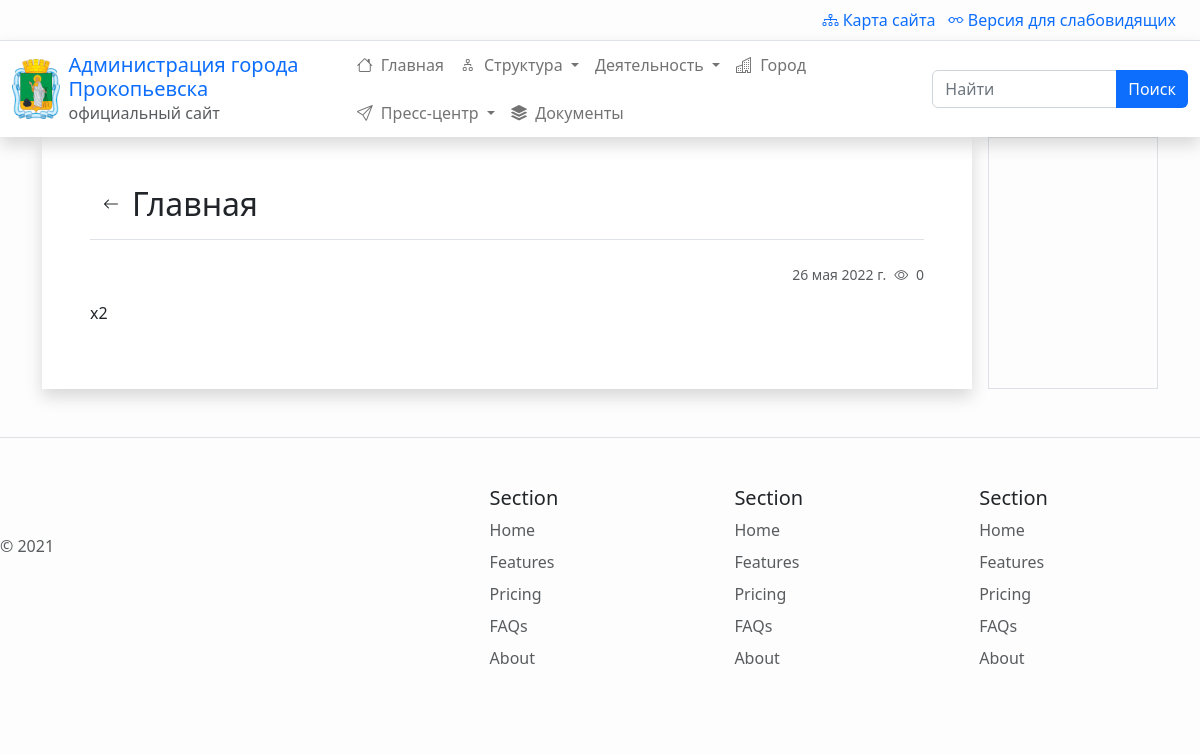
/home/, run on the app's committed database.
### menus/models.py (models this page shows, shortened)
class Menu(models.Model):
    title = models.CharField(max_length=100, verbose_name="Название")
    alias = models.SlugField(blank=True, unique=True,
                             max_length=100, help_text="Краткое название транслитом через тире (пример: 'kratkoe-nazvanie-translitom'). Чем короче тем лучше. Для автоматического заполнения - оставьте пустым.")
    parent = models.ForeignKey(
        'Menu', on_delete=models.CASCADE, blank=True, null=True, verbose_name="Родитель")
    order = models.PositiveSmallIntegerField(default=0, blank=True, null=True)
    level = models.PositiveSmallIntegerField(default=1, blank=True, null=True)
    url = models.CharField(max_length=1000, default='', blank=True, null=True)
    is_published = models.BooleanField(default=True, verbose_name="Опубликовано")
    is_fixed = models.BooleanField(default=False, verbose_name="Зафиксировать дочерние пункты меню?",
                                   help_text="Если отмечено - дочерние пункты меню не будут раскрываться, если не отмечено -  будут.")
    icon = models.CharField(max_length=32, default="", blank=True, verbose_name="Иконка", help_text="Необязательно. Названия брать <a href='https://icons.getbootstrap.com/' target='_blank'>отсюда.</a>")
    short_description = models.CharField(max_length=100, blank=True,
        verbose_name="Краткое описание", help_text="Краткое описание содержимого меню")
    description = RichTextUploadingField(verbose_name="Описание", blank=True)
    debug_info = models.TextField(default="", blank=True, null=True)
    def get_subitems(parent=None, maxlevel=None):
        if parent:
            if maxlevel:
                if parent.level >= maxlevel:
                    return None
            items = Menu.objects.filter(parent_id=parent.id, is_published=True)
        else:
            items = Menu.objects.filter(level=1, is_published=True)
        if len(items) == 0:
            return None
        result = []
        for item in items:
            result.append(
                {
                    'item': item,
                    'url': item.url,
                    'subitems': item.get_subitems(maxlevel=maxlevel)
                }
            )
        return result
    class Meta:
        ordering = ['parent_id', 'order']

### content/models.py (models this page shows, shortened)
class Content(models.Model):
    title = models.CharField(
        default="", max_length=1000, verbose_name="Заголовок")
    alias = models.SlugField(default="", blank=True, unique=True,
                             max_length=1000, help_text="Краткое название транслитом через тире (пример: 'kratkoe-nazvanie-translitom'). Чем короче тем лучше. Для автоматического заполнения - оставьте пустым.")
    published = models.BooleanField(default=True, verbose_name='Опубликовано')
    published_at = models.DateField(default=datetime.date.today,
                                    verbose_name="Дата публикации")
    created_at = models.DateTimeField(auto_now_add=True, verbose_name="Дата создания")
    updated_at = models.DateTimeField(auto_now=True, verbose_name="Последнее изменение")
    hits = models.PositiveIntegerField(default=0, verbose_name="Кол-во просмотров")
    objects = ContentManager()
    class Meta:
        abstract = True

class Post(Content):
    menu = models.ForeignKey(
        Menu, on_delete=models.CASCADE, verbose_name="Привязка к меню", blank=True, null=True)
    feed = models.ForeignKey(
        Feed, on_delete=models.CASCADE, verbose_name="Лента постов", blank=True, null=True)
    text = RichTextUploadingField()

### menus/views.py (the view, shortened to what this page needs)
# urls.py: path('', views.menus, name='index' ),
def menus(request, section=None, *args, **kwargs):
    unknown_slugs = []
    bc_items = [(section.title, section.alias)]
    current_menu = section
    menus = Menu.objects.filter(parent_id=current_menu.id)
    context = {
        'section':section,
        'bc_items': bc_items,
        'page': current_menu,
        'menus': menus,
    }
    return content_views.render_content(request, context, unknown_slugs)

### app/templatetags/breadcrumbs.py (called while the page is built)
@register.inclusion_tag('app/breadcrumbs.html')
def breadcrumbs(bc_items:dict):
    url_chain = ''
    breadcrumbs_items = {'Главная':''}
    breadcrumbs_items.update(bc_items)
    for key, value in breadcrumbs_items.items():
        url_chain += value + '/'
        breadcrumbs_items[key] = url_chain
    context = {
        'breadcrumbs_items' : breadcrumbs_items
    }
    return context

### content/models.py (called while the page is built)
    def published(self):
        return self.filter(published=True, published_at__lte=datetime.date.today())

### content/views.py (called while the page is built)
def render_content(request, context, unknown_slugs=None):
    if unknown_slugs:
        for slug in unknown_slugs:
            content = get_content_if_exists(slug)
            if content:
                context['bc_items'].append((content.title, slug))
            else:
                raise Http404('Контент не найден')
        context['page'] = content
        context['contents'] = get_content(from_slug=slug)
    else:
        context['contents'] = get_content(from_menu_id=context['page'].id)
    return render(request, 'content/content.html', context)

### menus/templatetags/render_menubar.py (called while the page is built)
@register.inclusion_tag('menus/menubar.html')
def render_menubar(maxlevel=2):
    context = {}
    context['menu_tree'] = Menu.get_subitems(parent=None, maxlevel=maxlevel)
    return context

### content/templates/content/content.html
{% extends 'menus/component.html' %}

### menus/templates/menus/menubar.html (shortened to what this page needs)
{% if menu_tree|length > 0 %}
<ul class="navbar-nav d-flex flex-wrap mr-auto mb-2 mb-lg-0 ms-auto">
    {% for level_1 in menu_tree %}
    <li class="nav-item
        {% if level_1.subitems != None %}
            dropdown
        {% endif %}
    ">
        {% if level_1.subitems != None %}
        <a class="nav-link dropdown-toggle" data-bs-auto-close="outside" aria-expanded="false" href="{{level_1.url}}">
        {% else %}
        <a class="nav-link" aria-current="page" href="{{level_1.url}}">
        {% endif %}
            {% if level_1.item.icon %}
            <i class="bi bi-{{level_1.item.icon}}"></i>
            {% endif %}
            {{level_1.item.title }}
        </a>
    </li>
    {% endfor %}
</ul>
{% endif%}

### menus/templates/menus/menus.html (shortened to what this page needs)
<div class="container">
  <div class="row g-0 mb-3">
    <div class="col-md-10 me-3 shadow">
      <div id="content" class='p-5'>
        {% if not from_module %}
          <button id="back" type="button" class="btn float-start">
            <i class="bi bi-arrow-left"></i>
          </button>
        {% endif %}
        <h2 id="content-title" class="border-bottom mb-4 pb-3">{{ page.title }}</h2>
        {% if contents %}
        {% include 'content/page_content.html' %}
        {% else %}
        {% include 'menus/menu_blocks.html' %}
        {% endif %}
      </div>
    </div>
    <div id="right-side" class="col border">
    </div>
  </div>
</div>

### content/templates/content/post.html (shortened to what this page needs)
<div class="position-relative">
    <div class="d-flex justify-content-end mb-3">
        <small class="text-muted me-2"
            data-bs-toggle="tooltip" data-bs-placement="top"
            data-bs-custom-class="custom-tooltip"
            title="Дата публикации"
            >
            {{single_post.post.published_at}}
        </small>
        <small class="text-muted"
            data-bs-toggle="tooltip" data-bs-placement="top"
            data-bs-custom-class="custom-tooltip"
            title="Количество просмотров"
            >
            <i class="bi bi-eye me-1"></i>
            {{single_post.post.hits}}
        </small>
    </div>
    {{ single_post.post.text|safe }}
</div>

### app/static/app/css/custom.css (style rules this page uses)
body { background: #fdfdfd; }
#content { background-color: #fff; }
header .navbar-nav { line-height: 2rem; }
header .navbar-nav .nav-item a { white-space: nowrap; }
header .navbar-nav .nav-item a i { margin-right: 4px; }

### data on the page
Menu: item "Главная", title "Главная"
Menu: item "Структура"
Menu: item "Деятельность"
Menu: item "Город"
Menu: item "Пресс-центр"
Menu: item "Документы"
Post: post.published_at "26 мая 2022 г.", post.hits "0", post.text "х2"
